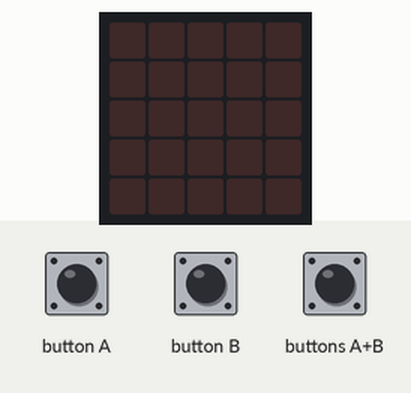
This program was run on a simulated BBC micro:bit (MakeCode). Shown: the board's 5×5 LED display. The inputs (shaded band) are chosen by the test bench. Random numbers come from a fixed seed.

Above: at 1.2 s.
1.3 s: button B pressed for 0.15 s
At 2.0 s:
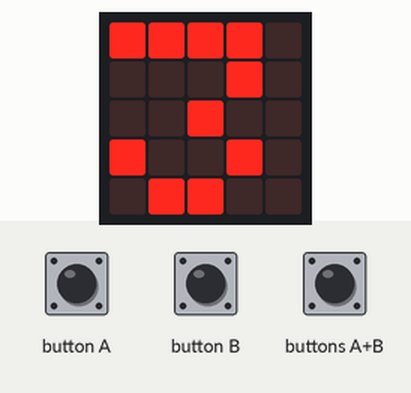
4.4 s: buttons A+B pressed for 0.15 s
At 5.05 s:
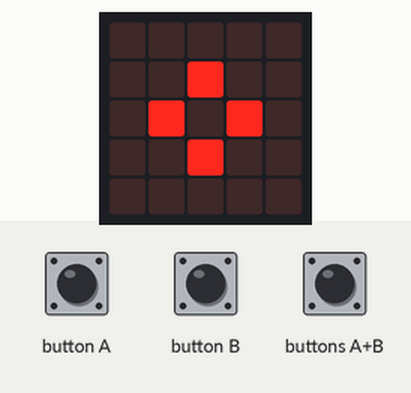
7.4 s: buttons A+B pressed for 1 s
At 8.65 s:
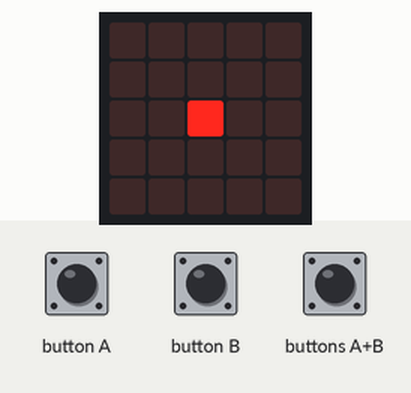
Timing chart, 0 to 10.4 s (numbered marks = the images above; inputs shaded):
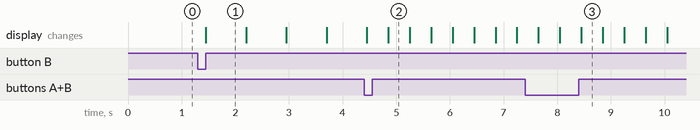

The program:

main.ts
```typescript
let changes = 0
input.onButtonPressed(Button.A, function () {
    changes = randint(1, 6)
})
input.onButtonPressed(Button.AB, function () {
    changes = 0
    basic.showLeds(`
        . . . . .
        . . . . .
        . . # . .
        . . . . .
        . . . . .
        `)
    basic.showLeds(`
        . . . . .
        . . # . .
        . # . # .
        . . # . .
        . . . . .
        `)
    basic.showLeds(`
        . . # . .
        . # . # .
        # . . . #
        . # . # .
        . . # . .
        `)
    basic.showLeds(`
        . # . # .
        # . . . #
        . . . . .
        # . . . #
        . # . # .
        `)
    basic.showLeds(`
        # . . . #
        . . . . .
        . . . . .
        . . . . .
        # . . . #
        `)
})
input.onButtonPressed(Button.B, function () {
    changes = 3
    basic.showNumber(changes)
    while (changes > 0) {
        changes += -1
        basic.showNumber(changes)
    }
    basic.showLeds(`
        . . . . .
        . . . . .
        . . # . .
        . . . . .
        . . . . .
        `)
    basic.showLeds(`
        . . . . .
        . . # . .
        . # . # .
        . . # . .
        . . . . .
        `)
    basic.showLeds(`
        . . # . .
        . # . # .
        # . . . #
        . # . # .
        . . # . .
        `)
    basic.showLeds(`
        . # . # .
        # . . . #
        . . . . .
        # . . . #
        . # . # .
        `)
    basic.showLeds(`
        # . . . #
        . . . . .
        . . . . .
        . . . . .
        # . . . #
        `)
})
basic.forever(function () {

})
```

test.ts
```typescript
// 在這裡測試；當此封包作為擴充功能時，將不會編譯此內容。
```

Measured:
- after the input at 1.3 s, the display: changes after 0.15 s (image 1)
- what the display in image 1 shows lasts 0.7 s, from 1.5 s to 2.2 s
- what the display in image 2 shows lasts 0.4 s, from 4.9 s to 5.3 s
